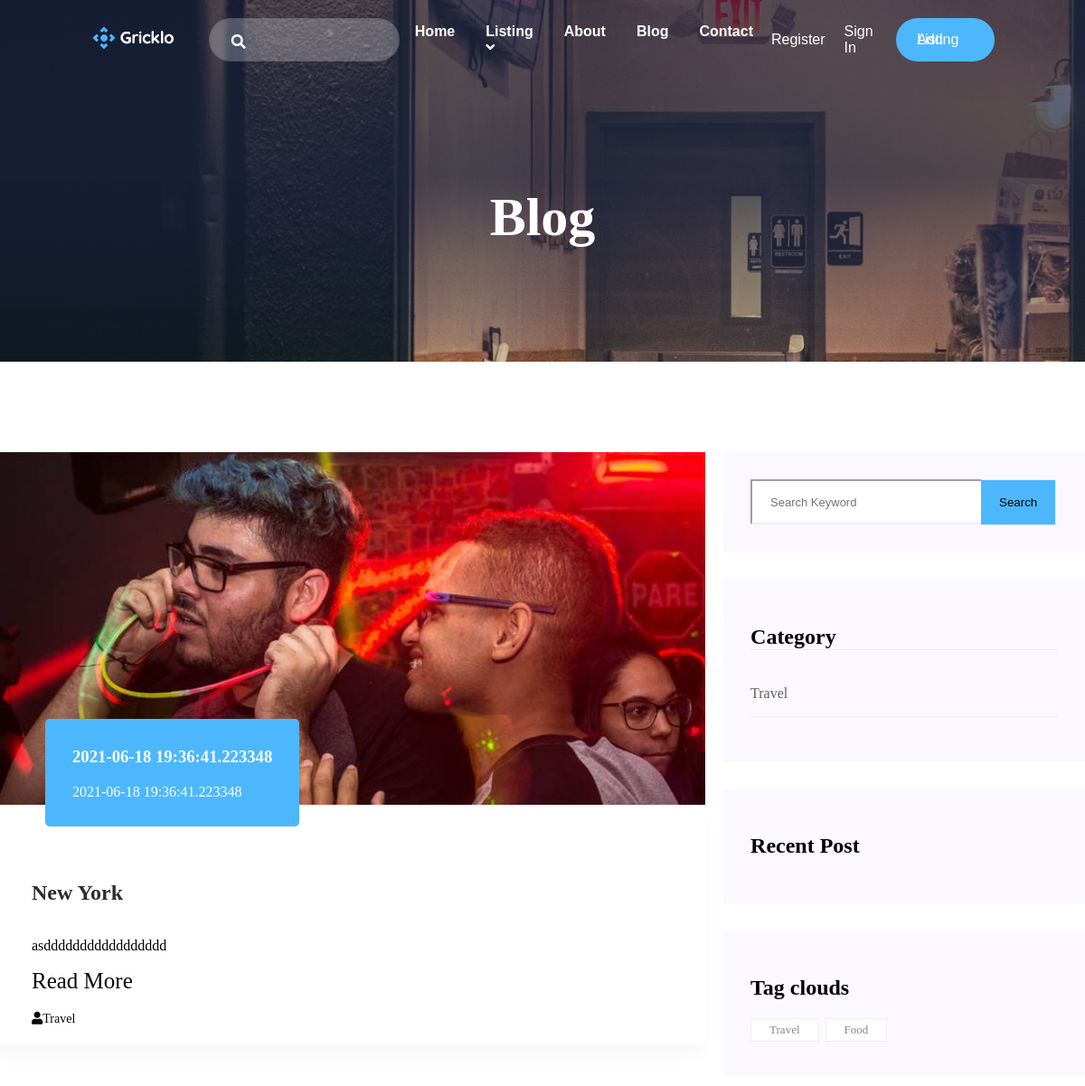
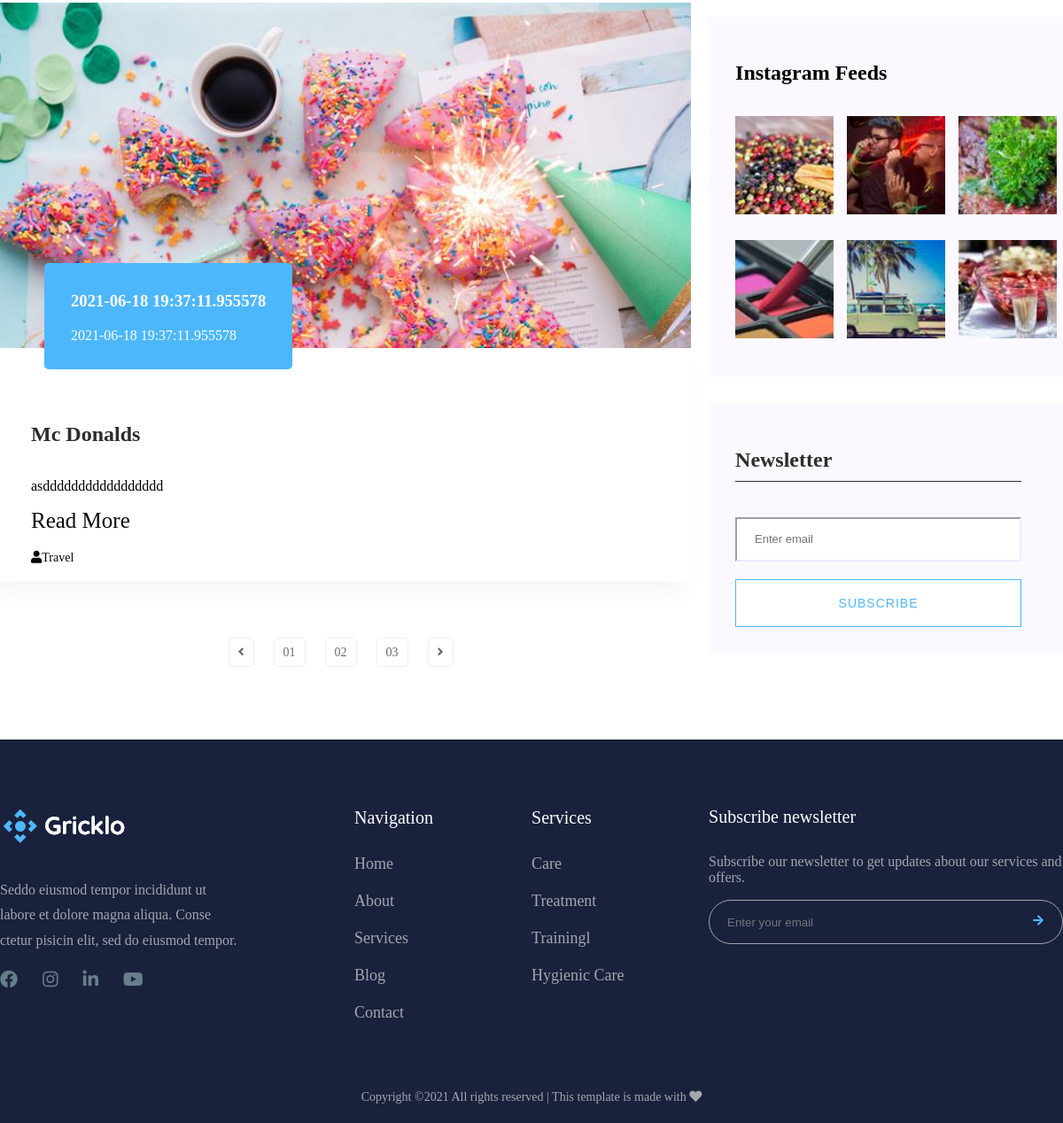
Page /blog on the committed database (2 pictures, top to bottom).
### gricklo/models.py (models this page shows, shortened)
class Blog(db.Model):
    __tablename__ = "blog"
    id = db.Column(db.Integer, primary_key=True)
    title = db.Column(db.String(50),nullable=False)
    short_description = db.Column(db.String(50),nullable=False)
    description = db.Column(db.Text, nullable=False)
    blog_posted = db.Column(db.DateTime, default=datetime.utcnow)
    image = db.Column(db.String(20), default = "default.png")
    category = db.Column(db.Integer, db.ForeignKey('blogcategory.id'), nullable=False)
    tag = db.relationship('Tag', secondary='blogs_tags', backref=db.backref('blogs', lazy='dynamic'))
    comment = db.relationship('Comment',backref='users',lazy=True, cascade="all,delete")

class BlogCategory(db.Model):
    __tablename__ = "blogcategory"
    id = db.Column(db.Integer, primary_key = True)
    title = db.Column(db.String(50),nullable = False)
    blog =db.relationship('Blog', backref='categories',lazy=True)

class Tag(db.Model):
    __tablename__ = "tag"
    id = db.Column(db.Integer, primary_key=True)
    title = db.Column(db.String(20),nullable=False)

### gricklo/controlers.py (the view)
@app.route("/blog")
def blog():
    tags= Tag.query.all()
    categories=BlogCategory.query.all()
    posts = UserPost.query.all()
    blogs=Blog.query.all()
    return render_template("blog.html" , blogs=blogs , categories=categories, posts= posts ,tags=tags)

### gricklo/templates/blog.html (shortened to what this page needs)
<!DOCTYPE html>
<html lang="en">
<head>
    <link rel="stylesheet" href="{{url_for('static',filename='css/blog.css')}}">
</head>
<body>
    {% extends "layout.html"%}
    {% block content %}
    <main>
        <div class="bg-blog d-flex align-items-center justify-content hero-overly">
            <div class="blog-text ">
                <h2>Blog</h2>
            </div>
        </div>
        <section class="blog-area section-padding">
            <div class="container">
                <div class="row">
                    <div class="col-8">
                        <div class="blog-left-sidebar">
                            {% for blog in blogs%}
                            <div class="blog-item">
                                <div class="blog-item-img ">
                                    <img src="/static/uploads/{{blog.image}}" alt="">
                                    <a href="" class="blog-item-date">
                                        <h3>{{blog.blog_posted}}</h3>
                                        <p>{{blog.blog_posted}}</p>
                                    </a>
                                </div>
                                <div class="blog-details">
                                    <a href="">
                                        <h2 class="blog-head" style="color: #2d2d2d;">{{blog.title}}</h2>
                                    </a>
                                    <p>{{blog.short_description}}</p>
                                    <a href="{{url_for('blogdetails', id=blog.id)}}" style="margin-bottom: 20px;font-size: 25px;">Read More</a>
                                    <ul class="blog-info-link">
                                        <li><a href="#"><i class="fa fa-user"></i>{{blog.category}}</a></li>
                                    </ul>
                                </div>
                            </div>
                            {% endfor%}
                            <div class="pagination-area pt-10">
                                <div class="row">
                                    <div class="col-12">
                                        <div class="single-wrap d-flex justify-content pt-10">
                                            <nav aria-label="Page navigation example">
                                                <ul class="pagination d-flex">
                                                    <li class="page-item">
                                                        <a href="" class="page-link">
                                                            <i class="fas fa-angle-left"></i>
                                                        </a>
                                                    </li>
                                                    <li><a href="" class="page-link">01</a></li>
                                                    <li><a href="" class="page-link">02</a></li>
                                                    <li><a href="" class="page-link">03</a></li>
                                                    <li>
                                                        <a href="" class="page-link">
                                                            <i class="fas fa-angle-right"></i>
                                                        </a>
                                                    </li>
                                                </ul>
                                            </nav>
                                        </div>
                                    </div>
                                </div>
                            </div>
                        </div>
                    </div>
                    <div class="col-4 ml-20">
                        <div class="blog-right-sidebar">
                            <div class="search-widget">
                                <form action="#">
                                    <div class="input-group d-flex">
                                        <input type="text" class="form-control" placeholder="Search Keyword">
                                        <div class="input-btn">
                                            <button class="boxed-btn2 d-flex" type="button">Search</button>
                                        </div>
                                    </div>
                                </form>
                            </div>
                            <div class="side-category">
                                <h2 class="mb-35">Category</h2>
                                <ul>
                                    {% for category in categories %}
                                    <li><a href="">{{category.title}}</a></li>
                                    {% endfor %}
                                </ul>
                            </div>
                            <div class="side-post">
                                <h2>Recent Post</h2>
                            </div>
                            <div class="tag-clouds">
                                <h2>Tag clouds</h2>
                                <div class="tag-clouds-body">
                                    <ul>
                                        {% for tag in tags%}
                                        <li><a href="" class="tag-clouds-link ">{{tag.title}}</a> </li>
                                        {% endfor %}
                                    </ul>
                                </div>
                            </div>
                            <div class="instagram-feeds ">
                                <h2>Instagram Feeds</h2>
                                <div class="instagram-feeds-img d-flex">
                                    <div class="instagram-img">
                                        <img src="/static/img/post_5.jpg" alt="">
                                    </div>
                                    <div class="instagram-img">
                                        <img src="/static/img/post_6.jpg" alt="">
                                    </div>
                                    <div class="instagram-img">
                                        <img src="/static/img/post_7.jpg" alt="">
                                    </div>
                                </div>
                                <div class="instagram-feeds-img d-flex">
                                    <div class="instagram-img">
                                        <img src="/static/img/post_8.jpg" alt="">
                                    </div>
                                    <div class="instagram-img">
                                        <img src="/static/img/post_9.jpg" alt="">
                                    </div>
                                    <div class="instagram-img">
                                        <img src="/static/img/post_10.jpg" alt="">
                                    </div>
                                </div>
                            </div>
                            <div class="News-subscribe">
                                <h2>Newsletter</h2>
                                <div class="News-subscribe-input">
                                    <form action="">
                                        <input type="email" placeholder="Enter email">
                                        <button type="submit">Subscribe</button>
                                    </form>
                                </div>
                            </div>
                        </div>
                    </div>
                </div>
            </div>
            </div>
    {% endblock %}

### gricklo/static/css/blog.css (style rules this page uses)
.bg-blog { background-image: url(../img/h2_hero1.jpg); background-size: cover; background-repeat: no-repeat; height: 400px; z-index: 0; }
.blog-text { padding-top: 80px; }
.blog-text h2 { color: #fff; font-size: 60px; font-weight: 600; }
.section-padding { padding-top: 100px; padding-bottom: 90px; }
.blog-item { margin-bottom: 50px; }
.blog-item-img { position: relative; }
.blog-item-date { position: absolute; display: block; color: #fff; background-color: #4DB7FE; padding: 8px 15px; border-radius: 5px; bottom: -20px; left: 50px; padding: 13px 30px; }
.blog-details { padding: 60px 30px 35px 35px; box-shadow: -8px 10px 20px 0px rgb(221 221 221 / 30%); }
.blog-details a { display: inline-block; color: #080808; transition: all 0.4; }
.blog-info-link li { float: left; font-size: 14px; margin-right: 10px; }
.search-widget { background: #fbf9ff; padding: 30px; margin-bottom: 30px; }
.search-widget .form-control { height: 50px; border-color: #f0e9ff; font-size: 13px; color: #999999; padding-left: 20px; border-radius: 0; border-right: 0; width: 75%; }
.boxed-btn2 { background: #4DB7FE; border-left: 0; border: 1px solid #f0e9ff; padding: 17px 20px; border-left: 0; cursor: pointer; }
.side-category { background: #fbf9ff; padding: 30px; margin-bottom: 30px; }
.side-category h2 { border-bottom: 1px solid #f0e9ff; }
.side-category ul li { border-bottom: 1px solid #f0e9ff; transition: all 0.3s ease 0s; padding-bottom: 12px; margin-bottom: 20px; }
.side-category ul li a { font: Mulish, sans-serif; Font-size: 16px; Font-weight: 300; line-height: 25.6px; color: rgb(107, 90, 90); }
.side-post { background: #fbf9ff; padding: 30px; margin-bottom: 30px; }
.tag-clouds { background: #fbf9ff; padding: 30px; margin-bottom: 30px; }
.tag-clouds-body ul li { display: inline-block; }
.tag-clouds-body ul li a { display: inline-block; border: 1px solid #eeeeee; background: #fff; padding: 4px 20px; margin-bottom: 8px; margin-right: 3px; transition: all 0.3s ease 0s; color: #888888; font-size: 13px; }
.tag-clouds-link { border: 1px solid white; }
.News-subscribe { background: #fbf9ff; padding: 30px; }
.News-subscribe h2 { border-bottom: 1px solid #2d2d2d; margin-bottom: 40px; padding-bottom: 10px; width: 95%; color: #2d2d2d; }
.News-subscribe-input input { width: 95%; height: 50px; border-color: #f0e9ff; font-size: 13px; color: #999999; padding-left: 20px; border-radius: 0; outline: none; }
.News-subscribe-input button { width: 95%; background: #fff; padding: 18px 44px; font-family: "Work Sans", sans-serif; font-size: 14px; font-weight: 400; border: 1px solid #4DB7FE; letter-spacing: 1px; text-align: center; color: #4DB7FE; text-transform: uppercase; cursor: pointer; margin-top: 20px; }
.instagram-feeds { background: #fbf9ff; padding: 30px; margin-bottom: 30px; }
.instagram-img img { width: 111px; height: 111px; margin-top: 15px; margin-right: 15px; margin-bottom: 10px; }
.pagination-area .page-link { font-size: 14px; text-align: center; box-shadow: none; outline: 0; color: #68696E; padding: 8px 10px; background: #fff; margin: 0 11px; border-radius: 5px; border: 1px solid #f0f0f0; }
.page-item:first-child .page-link { margin-left: 0; border-top-left-radius: 0%; border-bottom-left-radius: 0%; }

### gricklo/static/css/grid.css (style rules this page uses)
.container { max-width: 1320px; width: 100%; margin: 0 auto; }
.row { display: flex; }
.col-4 { width: 33.33%; }
.col-8 { width: 66.66%; }
.col-12 { width: 100%; }

### rows in the picture
Blog: image (picture), blog_posted "2021-06-18 19:36:41.223348", title "New York", short_description "asddddddddddddddddd", category "Travel"
Blog: image (picture), blog_posted "2021-06-18 19:37:11.955578", title "Mc Donalds", short_description "asddddddddddddddddd", category "Travel"
BlogCategory: title "Travel"
Tag: title "Travel"
Tag: title "Food"
